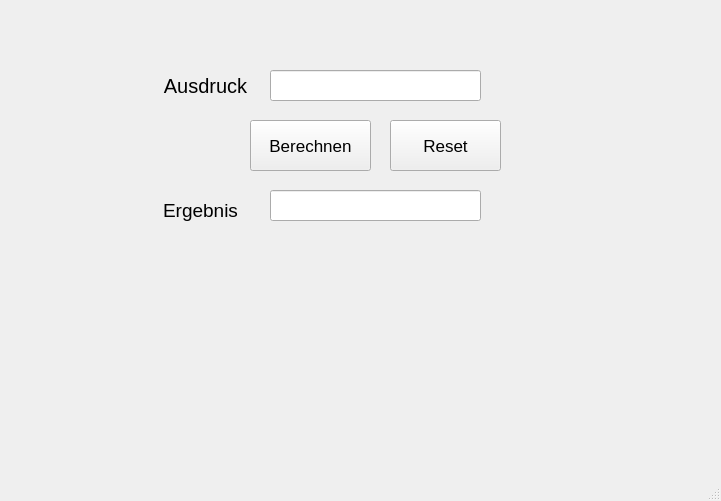
<?xml version="1.0" encoding="UTF-8"?>
<ui version="4.0">
 <class>Calculator</class>
 <widget class="QMainWindow" name="Calculator">
  <property name="geometry">
   <rect>
    <x>0</x>
    <y>0</y>
    <width>721</width>
    <height>501</height>
   </rect>
  </property>
  <property name="windowTitle">
   <string>Calculator</string>
  </property>
  <widget class="QWidget" name="centralwidget">
   <widget class="QPushButton" name="addiere">
    <property name="geometry">
     <rect>
      <x>250</x>
      <y>120</y>
      <width>121</width>
      <height>51</height>
     </rect>
    </property>
    <property name="font">
     <font>
      <pointsize>13</pointsize>
     </font>
    </property>
    <property name="text">
     <string>Berechnen</string>
    </property>
   </widget>
   <widget class="QLineEdit" name="summand1">
    <property name="geometry">
     <rect>
      <x>270</x>
      <y>70</y>
      <width>211</width>
      <height>31</height>
     </rect>
    </property>
   </widget>
   <widget class="QLineEdit" name="ergebnis">
    <property name="geometry">
     <rect>
      <x>270</x>
      <y>190</y>
      <width>211</width>
      <height>31</height>
     </rect>
    </property>
   </widget>
   <widget class="QLabel" name="label">
    <property name="geometry">
     <rect>
      <x>140</x>
      <y>190</y>
      <width>121</width>
      <height>41</height>
     </rect>
    </property>
    <property name="font">
     <font>
      <pointsize>14</pointsize>
     </font>
    </property>
    <property name="layoutDirection">
     <enum>Qt::LeftToRight</enum>
    </property>
    <property name="text">
     <string>Ergebnis</string>
    </property>
    <property name="alignment">
     <set>Qt::AlignCenter</set>
    </property>
   </widget>
   <widget class="QLabel" name="label_3">
    <property name="geometry">
     <rect>
      <x>140</x>
      <y>70</y>
      <width>131</width>
      <height>31</height>
     </rect>
    </property>
    <property name="font">
     <font>
      <pointsize>15</pointsize>
     </font>
    </property>
    <property name="text">
     <string>Ausdruck</string>
    </property>
    <property name="alignment">
     <set>Qt::AlignCenter</set>
    </property>
   </widget>
   <widget class="QPushButton" name="reset">
    <property name="geometry">
     <rect>
      <x>390</x>
      <y>120</y>
      <width>111</width>
      <height>51</height>
     </rect>
    </property>
    <property name="font">
     <font>
      <pointsize>13</pointsize>
     </font>
    </property>
    <property name="text">
     <string>Reset</string>
    </property>
   </widget>
  </widget>
  <widget class="QMenuBar" name="menubar">
   <property name="geometry">
    <rect>
     <x>0</x>
     <y>0</y>
     <width>721</width>
     <height>21</height>
    </rect>
   </property>
  </widget>
  <widget class="QStatusBar" name="statusbar"/>
 </widget>
 <resources/>
 <connections/>
</ui>
